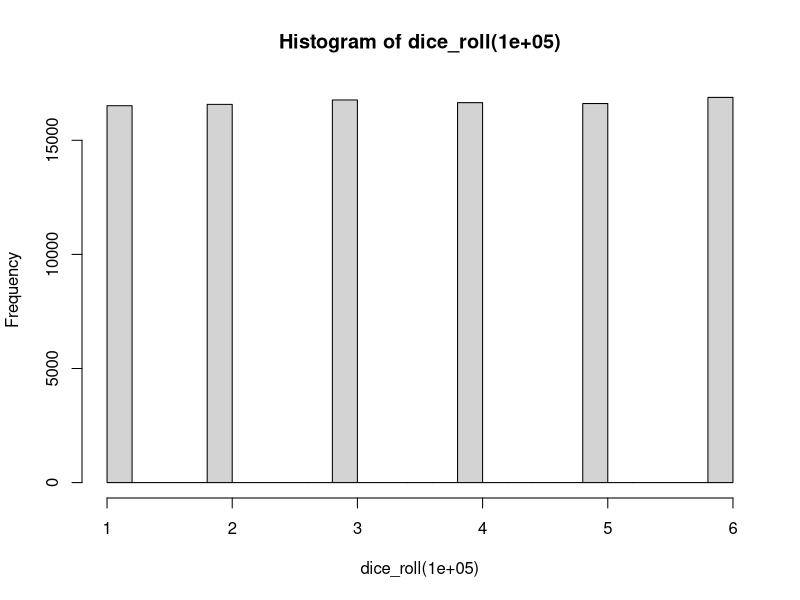

Write R code to recreate this figure.

#create random sample
x <- sample(1:100,50)

#set x_mean as the mean of x
x_mean <- mean(x)

#make true/false vector for each x if it is above x_mean
boolean <- x > x_mean

#getting index of all true statements
statement_t <- which(boolean)

#making new vector that is all values above 50
x[statement_t]

x2 <- sample(1:100,100)

x2[x2>=10 & x2<=20]

x2>=10 & x2<=20




dice_roll <- function(n){
  return((sample(1:6, n, replace=TRUE)))
}

hist(dice_roll(100000))


dnd <- function(n,dice,mod){
  roll = ((sample(1:dice, n, replace=TRUE)))
  final = sum(roll) + mod
  return(final)
}

dnd(2,20,5)


# create a vector, subset every other variable
vect <- 1:100

x <- seq(1,length(vect),2)

vect[x]

#looking at numbers greater than 20 but less than 50
vect[vect >= 20 & vect <= 50]



